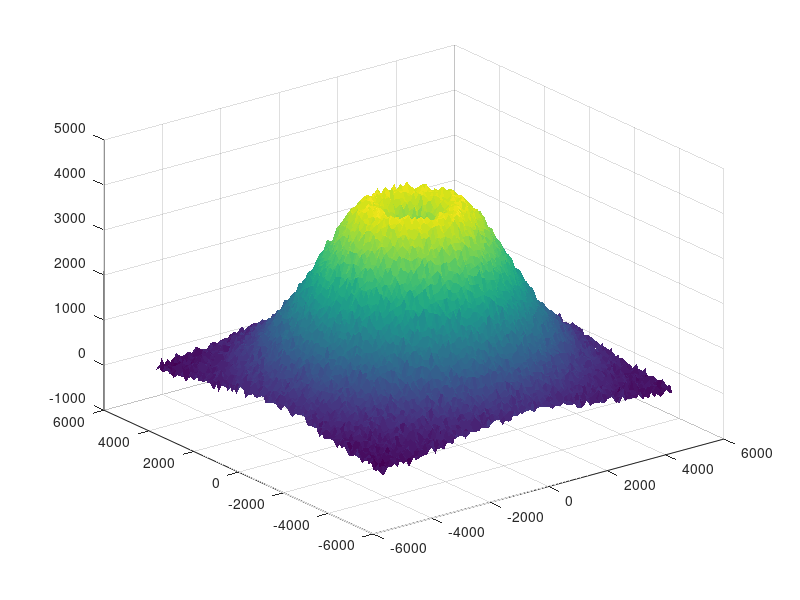

Recreate this plot in MATLAB. (Note: this script raises an error after producing the figure.)
clc; clear; close all;

%volcan 
[x, y] = meshgrid(-5:0.1:5, -5:0.1:5); 
r = sqrt(x.^2 + y.^2); 
z = exp(-0.1*r.^2) * 5 - 2*exp(-r.^2); 
z = z + 0.07*randn(size(z)); 

surf(x*1000, y*1000, z*1000, 'EdgeColor', 'none'); 
colormap(parula); 
axis equal 
xlabel('X (m)') 
ylabel('Y (m)') 
zlabel('Altura (m)') 
title('Modelo 3D de un volcán con trayectorias de proyectiles') 
lighting phong 
camlight headlight 
hold on 

% proyectiles 3d
n = 10; % numero de proyectiles
v = [25, 50, 75, 100,125,150,175,200]; % velocidades posibles
g = 9.81; 
h0 = 5400; % altura del volcan
k = 0.02; %coeficiente de resistencia del aire

colores = [ 
    251 116 168; 
    252 172 57; 
    251 149 1; 
    218 43 66; 
    245 77 233 
    ] / 255; 

for i = 1:n 
    v0 = v(randi(length(v))); % velocidad inicial aleatoria 
    theta = rand * 70 + 10; % angulo de elevacion
    phi = rand * 360; % ángulo azimutal 
    
    % componentes de velocidad 
    vx = v0 * cosd(theta) * cosd(phi); 
    vy = v0 * cosd(theta) * sind(phi); 
    vz = v0 * sind(theta); 
    
    % tiempo de vuelo
    coef = [0.5*g, -vz, -h0]; 
    t_sol = roots(coef); 
    t_vuelo = max(t_sol); 

    f = @(t) h0 + (vz + g/k)/k * (1 - exp(-k*t)) - g*t/k;
    t_vuelo_r = fzero(f, t_vuelo); 
    
    % trayectoria temporal 
    t = linspace(0, t_vuelo_r, 200); 
    X= (vx/k) * (1 - exp(-k*t));
    Y = (vy/k) * (1 - exp(-k*t));
    Z = h0 + (vz + g/k)/k * (1 - exp(-k*t)) - g*t/k;
    
    % color 
    color = colores(mod(i-1, size(colores,1)) + 1, :); 
    % graficar trayectoria 
    plot3(X, Y, Z, '--o', ... 
        'Color', color, ... 
        'MarkerFaceColor', color, ... 
        'MarkerEdgeColor', [0,0,0], ... 
        'LineWidth', 0.5); 
    
    disp(['Trayectoria ', num2str(i), ... 
        ': v0 = ', num2str(v0), ' m/s, elev = ', num2str(theta, '%.2f'), ...
        '°, azim = ', num2str(phi, '%.2f'), '°']) 
end 
legend(arrayfun(@(i) sprintf('Trayectoria %d', i), 1:n, ...
'UniformOutput', false))
view(45,30)